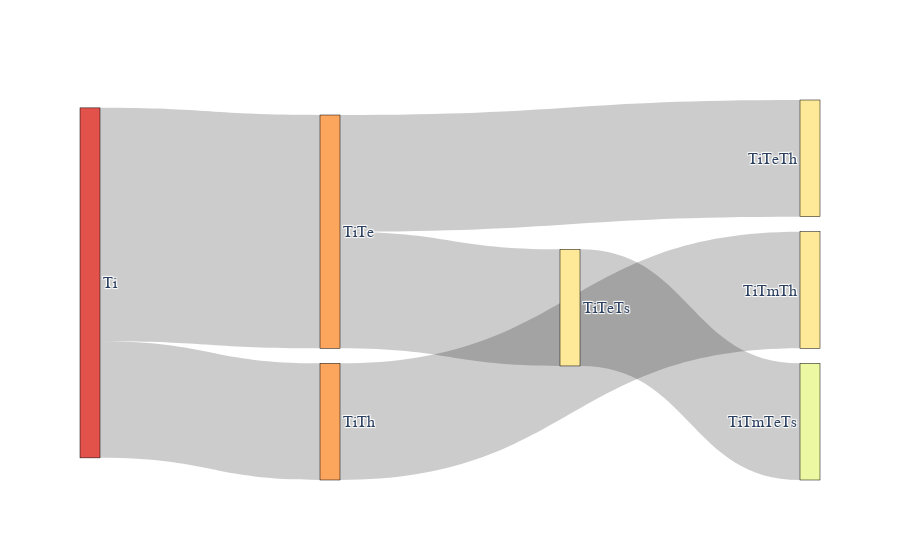

Notebook code cell kept with this figure:
### Code cell
### PLOTTING
fig_dict = genSankey(df_sankey, cat_cols=columns_considered, value_cols='count', title='')
# Inline plot
fig = go.Figure(fig_dict)
fig.show()

### Figure 1 — Plotly figure (JSON) as saved in the notebook; plotly's stock layout.template omitted (floating-point values rounded to 4 significant figures)
{"data": [{"link": {"source": [0, 0, 1, 1, 5, 2], "target": [1, 2, 3, 5, 7, 4], "value": [2, 1, 1, 1, 1, 1]}, "node": {"color": ["#e2514a", "#fca55d", "#fca55d", "#fee999", "#fee999", "#fee999", "#edf8a3", "#edf8a3", "#a2d9a4", "#a2d9a4", "#a2d9a4", "#47a0b3", "#47a0b3", "#47a0b3"], "label": ["Ti", "TiTe", "TiTh", "TiTeTh", "TiTmTh", "TiTeTs", null, "TiTmTeTs", null, null, null, null, null, null], "line": {"color": "black", "width": 0.5}, "pad": 15, "thickness": 20}, "type": "sankey"}], "layout": {"font": {"family": "Times New Roman", "size": 16}, "title": {"text": ""}}}
